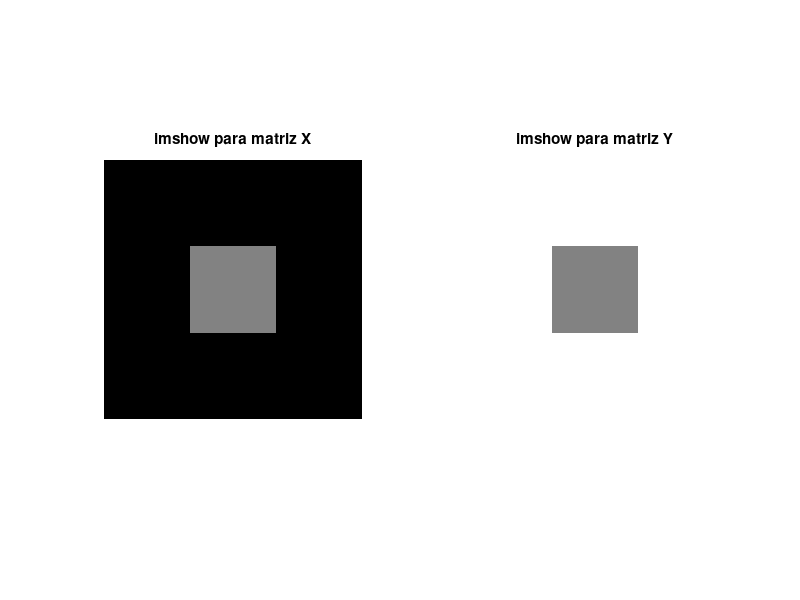
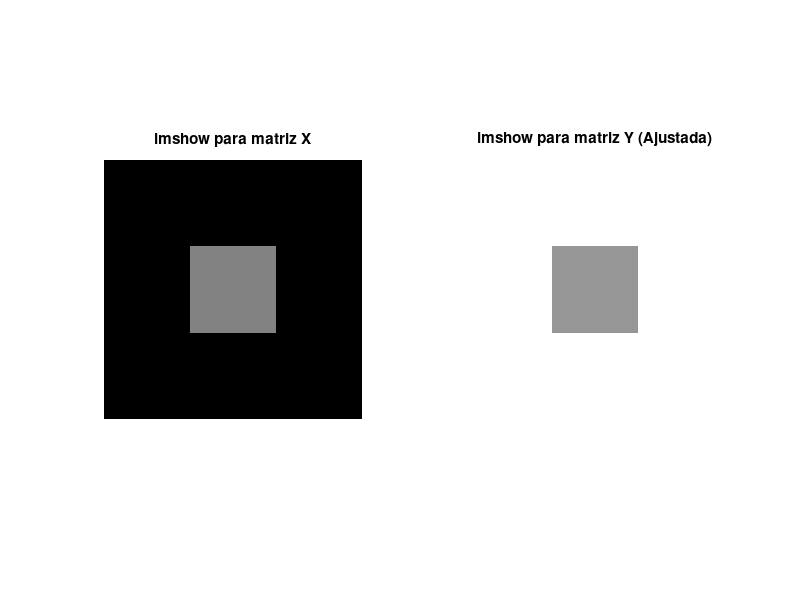

Write the MATLAB code that produced these figures, in order. (Note: this script raises an error after producing the figures.)

echo on;
% Processamento digital de imagens
% Lista 4: Image Perception

%%
%                  I. Luz, luminância, brilho e contraste
% 1. Contraste simultâneo: Observe lado a lado as imagens geradas pelas
% siguintes matrizes:

X = [0 0 0 0 0 0;
     0 0 0 0 0 0;
     0 0 .5 .5 0 0;
     0 0 .5 .5 0 0;
     0 0 0 0 0 0;
     0 0 0 0 0 0];

Y = [1 1 1 1 1 1;
     1 1 1 1 1 1;
     1 1 .5 .5 1 1;
     1 1 .5 .5 1 1;
     1 1 1 1 1 1;
     1 1 1 1 1 1];

% (usar o comando subplot). O que você observa? 

figure;
subplot(1, 2, 1);
imshow(X)
title('imshow para matriz X');
subplot(1, 2, 2);
imshow(Y)
title('imshow para matriz Y');

% Podemos observar que nas duas matrizes, embora tenham os mesmos
% valores em intensidade em relação à escala de cinzas, sob nossa
% percepção subjetiva do brilho que chega aos nossos olhos, observamos
% uma diferença na intensidade ou luminância do centro. Ao observar esta
% cor sob um contorno mais escuro, nossa resposta visual resultará em
% um centro que parece mais claro; efeito contrário ocorre quando
% observamos o centro sob níveis mais altos, ou seja, níveis de 1.
% Assim, ao fazer essa comparação visual com uma separação
% considerável entre os quadros, podemos observar uma diferença no
% brilho de cada centro, onde, se os valores estiverem mais próximos de 1,
% o contraste ou intensidade será mais escuro.

pause;
close(gcf);

%%
% Ajuste a valor dos 4 termos centrais da matriz Y de modo que os brilhos 
% dos 2 quadrados centrais pareçam iguais. Qual o novo valor dos termos 
% centrais? 

X = [0 0 0 0 0 0;
     0 0 0 0 0 0;
     0 0 .5 .5 0 0;
     0 0 .5 .5 0 0;
     0 0 0 0 0 0;
     0 0 0 0 0 0];

Y = [1 1 1 1 1 1;
     1 1 1 1 1 1;
     1 1 .5 .5 1 1;
     1 1 .5 .5 1 1;
     1 1 1 1 1 1;
     1 1 1 1 1 1];
Y(3:4, 3:4) = 0.59;
figure;
subplot(1, 2, 1);
imshow(X)
title('imshow para matriz X');
subplot(1, 2, 2);
imshow(Y)
title('imshow para matriz Y (Ajustada)');

% Podemos observar na variação de contrastes nos brilhos que, sob uma 
% perspectiva visual, e embora inicialmente os valores dos dois quadros 
% centrais estejam sob o mesmo valor, o que indicaria que deveriam ser 
% iguais, a percepção visual mostra que o quadro central da matriz X 
% parece mais claro e o da matriz Y mais oscuro. Portanto, se aumentarmos 
% o valor do quadro central na matriz Y, vamos observar um aumento no 
% brilho. Dessa forma, observa-se que ao aumentar gradualmente os níveis 
% centrais de Y, podemos obter uma perspectiva visual em que ambos os 
% quadros parecem iguais. Aproximadamente, um valor de 0.58 ou até 0.60 
% pode dar a impressão de semelhança visual entre os dois quadros centrais 
% de ambas as matrizes.
% A razão é que nossa percepção é sensível ao contraste de luminância, e 
% não aos próprios valores absolutos de luminância.
pause;
close(gcf);

%%
% Executem também as funções 'checkershadow' e 'cont_sim2', disponíveis em 
% ftp://ftp.lps.ufrj.br/pub/profs/eduardo/matlabimages, verificando
% os valores dos pixels. Comente

% Checkershadow
X = imread('images\checkershadow.jpg'); 
imshow(X); 
impixelinfo; 
imtool(X);

% Na imagem mostrada, podemos observar um efeito de ilusão causado pela
% sombra na imagem, onde notamos dois pontos, A e B, e um cilindro que
% gera a perspectiva de sombra no ponto B. Se analisarmos
% detalhadamente os dados dos pixels na imagem, observamos que tanto o
% quadro do ponto A quanto o do ponto B contêm os mesmos valores. Ou seja,
% ambos os quadros são idênticos, embora a olho nu pareçam diferentes. Isso
% se deve à perspectiva que temos ao observar o mesmo quadro sob
% diferentes tipos de brilho ou intensidade luminosa, onde, se o observarmos
% sob uma gama mais escura, perceberemos que o quadro é muito mais claro,
% e sob a perspectiva de uma área com maior luminância, notamos que o
% quadro é muito mais escuro. O mesmo efeito ocorre no ponto anterior,
% e se conseguirmos juntar os quadros do ponto A e do ponto B, vamos
% observar diretamente que ambos têm a mesma intensidade.

pause;
close(gcf);
%%
% Cont_sim2
function cont_sim2
    % Exibe uma ilusão de contraste simultâneo.
    
    % Carrega as imagens
    X1 = imread('images\img1.bmp'); 
    X2 = imread('images\img2.bmp'); 
    X3 = imread('images\img3.bmp'); 
    
    % Ajusta a terceira imagem
    X3(:,151) = X3(:,150); 
    
    % Cria uma matriz de preenchimento
    A = uint8(255 * ones(252, 8)); 
    
    % Combina X2, A e X3
    X4 = [X2, A, X3]; 
    
    % Cria uma matriz de fundo branca
    X5 = uint8(255 * ones(303, 302)); 
    X5(1:252, 1:151) = X2; 
    X5(52:303, 152:302) = X3; 
    
    % Centraliza e exibe a primeira imagem
    Y1 = centra(X1, 352, 352, 355); 
    imshow(Y1); 
    impixelinfo; 
    disp('Pressione qualquer tecla para continuar...'); 
    pause; 
    
    % Exibe a segunda imagem combinada
    figure; 
    Y4 = centra(X4, 352, 352, 355); 
    imshow(Y4); 
    impixelinfo; 
    disp('Pressione qualquer tecla para continuar...'); 
    pause; 
    
    % Exibe a terceira imagem combinada
    figure; 
    Y5 = centra(X5, 352, 352, 355); 
    imshow(Y5); 
    impixelinfo; 
    disp('FIM');
end

function Y = centra(X, m, n, level)
    % Cria uma imagem Y que corresponde à imagem X centralizada em uma
    % imagem m x n com nível de cinza "level".
    % X deve ser do tipo uint8.
    
    % Verifica se X é uint8, caso contrário, converte
    if ~isa(X, 'uint8')
        X = uint8(X);
    end
    
    % Cria a nova imagem Y preenchida com o nível de cinza especificado
    Y = uint8(level * ones(m, n));
    
    % Obtém o tamanho da imagem original X
    [mm, nn] = size(X);
    
    % Verifica se a nova matriz é grande o suficiente para conter a imagem original
    if m < mm || n < nn
        error('A nova matriz deve ser maior ou igual à imagem original.');
    end
    
    % Calcula os deslocamentos necessários para centralizar X em Y
    deltam = floor((m - mm) / 2);
    deltan = floor((n - nn) / 2);
    
    % Insere a imagem X centralizada na nova imagem Y
    Y(1 + deltam : deltam + mm, 1 + deltan : deltan + nn) = X;
end
cont_sim2;

% Nesta imagem, podemos observar duas figuras compostas por duas formas
% sobrepostas em tons de cinza. A primeira figura que aparece nos
% mostra uma composição de dois semicírculos, nos quais, para cada
% semicírculo, seu 'background' tem diferentes tipos de tom. A união dos
% semicírculos nos dá a perspectiva visual de que ambos têm as mesmas
% características e, analisando os valores de intensidade para cada um,
% observa-se que cada semicírculo é composto pelos mesmos tons de cinza.
% Embora se obtenha uma fusão entre duas tonalidades diferentes
% (uma clara e outra mais escura), é possível determinar a olho nu a
% intensidade do aro.

% Na segunda imagem, podemos observar uma separação vertical, onde, sob
% nossa perspectiva visual, observamos uma pequena variação na
% intensidade do semi-aro, o mesmo fenômeno que ocorre no ponto anterior
% com as matrizes X e Y. Nesse caso, observamos na parte clara uma
% tonalidade mais escura na metade do aro, enquanto na outra metade se
% pode observar um tom mais claro.

% Na última figura, observamos uma consistência entre o 'background' de
% cada um dos semicírculos ou semi-aros, formando uma figura como
% resultado da união do aro com a forma circular em seu centro. Isso
% cria uma interação nos contrastes com as áreas mais claras e escuras,
% formando uma sobreposição das formas e criando uma transição suave
% nas tonalidades, o que faz com que a perspectiva visual entre os tons
% resulte em uma semelhança significativa nessa união.

pause;
close(gcf);
%%
% 2. Bandas de Mach:
%   a) Gerar uma matriz de X, de dimenções 256x256, composta de 7 barras
%      verticais de nível de cinza constante. Este nível de cinza aumenta com
%      passo constante à medida que nos deslocamos da esquerda para a dereita na
%      imagem. A barra mais da esquerda possui valor 0 e a mais da dereita
%      possui 1. Mostrar a imagem correspondente com 256 níveis de cinza. O que
%      você observa? Explique.
linhas = 256;
colunas = 256;
barras = 7;
dimen_barras = colunas / barras;

X = zeros(linhas, colunas);

for i=1:barras
    valor_cinza = (i-1) / (barras - 1);
    col_inicio = round((i - 1) * dimen_barras) + 1;
    col_fim = round(i * dimen_barras);
    X(:, col_inicio:col_fim) = valor_cinza;
end
figure;
imshow(X);

title('Imagem com 7 Barras Verticais de Nível de Cinza Constante');

% Na imagem, observamos o efeito das bandas de Mach, onde estamos
% percebendo uma variação ou uma interação espacial com o brilho da
% imagem. Embora a luminância seja constante, esse fenômeno faz com que
% nossa percepção visual note algumas variações na mudança de nível
% na imagem, de modo que se pode observar uma transição de uma parte mais escura
% para uma linha mais clara. Assim, observamos que quando uma barra está mais
% próxima de uma barra mais escura, notamos uma tonalidade mais clara, e 
% quando está mais próxima de uma barra mais clara, vamos perceber uma tonalidade mais
% escura, o que gera um brilho aparentemente não uniforme. Isso produz o
% que é conhecido como inibição lateral, onde sensores como cones e 
% bastonetes reduzem a resposta em partes vizinhas a um estímulo. Ou seja, 
% quando detectamos altos níveis de brilho, os sensores em nossos olhos que detectam 
% essas altas frequências inibem aqueles que detectam baixas frequências e 
% vice-versa, o que é modulado pela forma como nosso cérebro processa a 
% informação visual, buscando realçar os contrastes e bordas para destacar 
% objetos e detalhes em nosso ambiente.

pause;
close(gcf);

%%
%   b) Gere uma umagem I, de tamanho 128x128, cujas colunas possuem um valor
%      constante que decresce uniformemente de 164 até 141 à medida que se vai
%      da esquerda para a dereita da imagem. Gere uma outra imagem colocando a
%      imagem I ao lado dela mesma, e dê o display. O que você observa? Comente.
%      Sugestão: use o comando meshgrid.
M = 128;
[X, ~] = meshgrid(linspace(164, 141, M), 1:M);
I = X;
I_duplicated = [I, I];
figure;
imshow(I_duplicated, []);

% Nesta imagem, podemos observar dois retângulos com gradientes suaves de 
% brilho, indo do branco no extremo esquerdo ao preto no extremo direito. 
% Embora ambas as imagens apresentem gradientes similares e estejam lado a 
% lado, pode surgir uma ilusão óptica que faz com que os níveis de brilho 
% nos bordos internos pareçam diferentes. Esse fenômeno é causado pela forma
% como nosso sistema visual percebe os contrastes adjacentes.

% Na imagem, a figura da direita parece mais clara do que a da esquerda 
% devido ao contraste com suas áreas vizinhas. Esse fenômeno é conhecido 
% como bandas de Mach, e ocorre quando há uma transição suave de tons. Onde 
% há um limite entre áreas mais escuras e claras, o cérebro tende a exagerar 
% essa diferença, fazendo com que a área próxima à escuridão pareça mais 
% clara, e a área próxima à luz pareça mais escura.

% Portanto, no caso presente, a transição da esquerda tem um fundo mais 
% escuro em comparação à direita, causando a percepção de que a figura à 
% direita é mais clara, mesmo que os gradientes sejam os mesmos. Isso 
% demonstra como a inibição lateral e a percepção de contraste nas bordas 
% afetam nossa interpretação visual. A inibição lateral ocorre quando cones 
% e bastonetes nos olhos reduzem a resposta em áreas vizinhas a um estímulo 
% de brilho, resultando em uma modulação que realça contrastes e bordas.

% Esse efeito é modulado pela forma como nosso cérebro processa a informação 
% visual, buscando realçar os contrastes e bordas para destacar objetos e 
% detalhes no ambiente. Mesmo que as duas imagens sejam efetivamente iguais 
% em relação ao seu gradiente de brilho, o posicionamento lado a lado pode 
% levar o cérebro a interpretar incorretamente diferenças em brilho ou sombra, 
% ilustrando um fenômeno comum na percepção visual.

pause;
close(gcf);

%%
%   c) Gere uma imagem formada por uma seqüencia de quadrados, cada um de
%      nivel de cinza constante, um dentro do outro. À medida que seu tamanho
%      decresce, o seu nivel de cinza cresce. Os níveis de cinza deverão variar
%      de zero a 255, com passo 16. O comprimento do lado dos quadrados decresce
%      com passo 16. O que você observa? Interprete. Sugestão: use o comando
%      meshgrid.

tamanho = 255; 
pasos = 16; 
img = zeros(tamanho);
[X, Y] = meshgrid(1:tamanho, 1:tamanho);

for i = 1:pasos
    nivel_cinza = (i) * pasos; 
    inicio = 1 + (i) * pasos / 2;
    final = tamanho - (i) * pasos / 2;
    mask = (X >= inicio & X <= final) & (Y >= inicio & Y <= final);
    img(mask) = nivel_cinza;
end

figure;
imshow(uint8(img));
title('Sequência de Quadrados Concêntricos com Níveis de Cinza Crescentes');

% En este punto, observamos las siguientes caracteristicas en la imagen 
% generada:
%
%   i) La imagen es observada a través de dos monitores diferentes, en el
%   cual uno consigue detectar con mayor presición la profundidad entre la
%   gana de colores o niveles muy bajos de luminancia, esto permite
%   observar diferentes tonos oscuros, por lo cual, al tener una imagen de
%   tamanho 255 dividida en pasos de 16, nos da un aproximado de 16 cuadros
%   pero dada la transcición de colores, observamos 16 variaciones de tonos.
%   Sin embargo, al observar la figura en un monitor donde la gamma de
%   grises es más limitada, se va a observar una combinación entre los
%   tonos más oscuros formando un solo tono de negro, lo que hace que se
%   pierdan detalles o las sombas en la imagen no sean visibles, esto se
%   debe a la no linealidad de nuestros ojos y que cada monitor presenta su
%   propina no linealidad lo que genera que la perspectiva visual varie
%   dependiendo de las caracteristicas del monitor.
%
%   ii) Dependiendo de la perspectiva, el angulo o distancia de visualización 
%   de la imagen, podemos observar el mismo efecto en el cual las gamas de tonos
%   más oscuras se combinan, por lo cual observamos un area oscura mucho
%   más grande.
%
%   iii) La transición de tonos y el contraste visual, forman un efecto de
%   profundidad, en el que la parte más clara emerge de la parte más oscura
%   lo que se puede ver como una 'piramide' observada desde la parte de
%   arriba. Por lo cual, cuando se disminuye significativamente el tamano
%   de la imagen, podemos observar mejor este efecto, por lo que también
%   podemos observar mayores zonas de transición en las escalas de colores,
%   observando así más de los 16 cuadrados observados con la imagen tamano
%   normal. Esto genera una perspetiva visual de luz y sombra, donde las
%   diagonales de la 'piramide' formada también se pueden observar como en
%   un efecto de iluminación.
pause;
close(gcf);

%%
% 3. Função de transferência do sistema visual:
%   a) Gerar uma matriz X, M x M com o elemento x_{mn} da seguinte forma:
%      x_{mn} = 256^(-(M-m)/(M-1))cos[(M-1)βπ*((49β)^(-(M-n)/(M-1)))/(log(49β))]

% Se o monitor do seu computador for 800×600, faça M = 400. Se a resolução 
% do seu terminal for menor, faça M = 256. β é e um fator entre 0 e 1. 
% Faça-o igual a 0.6. Importante: certifique-se de que cada pixel da imagem 
% corresponde a um pixel da tela.

M = 400;
beta = 0.6;

X = zeros(M,M);
echo off;
for m=1:M
    for n=1:M
        a = (M-1);
        b = log(49*beta);
        c = -(M-m)/(M-1);
        d = -(M-n)/(M-1);
        X(m, n) = 256 ^ c * cos(a*beta*pi*((49*beta)^d)/(b)); 
    end
end
figure;
imshow(X);
echo on;
% A imagem gerada ilustra como atua a resposta em frequência dos nossos olhos.
% Observamos uma série de linhas aparentemente com a mesma amplitude e diferentes
% frequências, pelas quais, à medida que a frequência aumenta, começamos a perder
% a capacidade de distinguir as linhas e observamos uma variação em relação à
% amplitude delas. Nesse caso, a informação visual que chega ao nosso cérebro
% permite interpretar de maneira totalmente diferente as baixas e altas frequências
% na imagem. Portanto, podemos interpretar melhor as áreas onde as frequências são
% mais baixas, enquanto nas áreas com frequências mais altas, observamos uma perda
% nos detalhes. Isso evidencia a existência de um filtro passa-baixas em nossos
% olhos, devido à capacidade de perceber melhor as baixas frequências.

pause;
close(gcf);

%%
%   b) Olhe a imagem correspondente a uma distância de 2 metros do monitor. 
%      O que você observa? Varie a distância e faça outras observações.
%
% Quando observamos a imagem a diferentes distâncias, neste caso, a uma 
% distância aproximada de 2 metros, notamos que na zona onde se encontram 
% as frequências mais altas, a amplitude das linhas diminui consideravelmente, 
% resultando em uma área mais escura do que quando observamos a imagem de perto. 
% Isso indica que a capacidade de resposta dos nossos olhos permite a passagem 
% de apenas um intervalo específico de frequências, enquanto atenua as demais, 
% gerando uma perspectiva de tons de cinza mais uniforme e dificultando o 
% reconhecimento das barras. O olho humano, ao atuar como um filtro passa-banda, 
% está otimizado para perceber melhor um intervalo específico de frequências 
% espaciais. Fora desse intervalo, tanto as frequências muito baixas quanto as 
% muito altas são menos perceptíveis, o que afeta como vemos detalhes em uma imagem.

pause;
%%
%   c) Calcule a frequência horizontal instantânea (entre 0 e π) para n = 1 e
%      n = M. Quais os correspondentes em ciclos/grau para uma distância de 
%      observação igual a 20 vezes a altura da imagem?

M = 400;
beta = 0.6;
syms n;
phi_n = (M-1) * beta * pi * (49 * beta)^(-(M-n)/(M-1)) / log(49 * beta);

freq_instantanea = diff(phi_n, n);
freq_n1 = double(subs(freq_instantanea, n, 1));
freq_nM = double(subs(freq_instantanea, n, M));

H_img = M;
dist_obs = H_img * 20;
ciclos_por_grau_1 = freq_n1 * (180 / pi) / distancia_observacao;
ciclos_por_grau_M = freq_nM * (180 / pi) / distancia_observacao;
fprintf('Frequência instantânea em radianos para n = 1: %.4f rad\n', freq_n1);
fprintf('Frequência instantânea em radianos para n = M: %.4f rad\n', freq_nM);
fprintf('Frequência para n = 1 em ciclos/grau: %.4f ciclos/grau\n', ciclos_por_grau_1);
fprintf('Frequência para n = M em ciclos/grau: %.4f ciclos/grau\n', ciclos_por_grau_M);

%%
%   d) Com base no item anterior, explique o que você observou no item 3b.

%%
%   e) Faça β = 1 e repita o item 3b. Idem para β = 2. Explique o 
%      comportamento anômalo.

% Para β = 1 e β = 2 
M = 400;
beta = [1, 2];
X = zeros(M, M);
figure;
echo off;
for i=1:2
    for m=1:M
        for n=1:M
            a = (M-1);
            b = log(49*beta(i));
            c = -(M-m)/(M-1);
            d = -(M-n)/(M-1);
            X(m, n) = 256 ^ c * cos(a*beta(i)*pi*((49*beta(i))^d)/(b)); 
        end
    end
    subplot(1, 2, i)
    imshow(X);
    title(['Grafico para β = ', num2str(beta(i))]);
end
echo on
for i = 1:2
    syms n;
    phi_n = (M-1) * beta(i) * pi * (49 * beta(i))^(-(M-n)/(M-1)) / log(49 * beta(i));
    
    freq_instantanea = diff(phi_n, n);
    
    freq_n1 = double(subs(freq_instantanea, n, 1));
    freq_nM = double(subs(freq_instantanea, n, M));
    
    altura_imagem = M;
    distancia_observacao = 20 * altura_imagem;
    ciclos_por_grau_1 = freq_n1 * (180 / pi) / distancia_observacao;
    ciclos_por_grau_M = freq_nM * (180 / pi) / distancia_observacao;
    
    fprintf('Para β = %.1f:\n', beta(i));
    fprintf('Frequência instantânea em radianos para n = 1: %.4f rad\n', freq_n1);
    fprintf('Frequência instantânea em radianos para n = M: %.4f rad\n', freq_nM);
    fprintf('Frequência para n = 1 em ciclos/grau: %.4f ciclos/grau\n', ciclos_por_grau_1);
    fprintf('Frequência para n = M em ciclos/grau: %.4f ciclos/grau\n', ciclos_por_grau_M);
end


%%
% 4. Mascaramento: Gere uma matriz Z de acordo com o seguinte procedimento:

msize = 14;
fsize = 2*msize*msize;
A = ones(fsize, 1);
b0 = zeros(1, msize);
b1 = ones(1, msize);
B = kron(b1, [b0, b1]);
X = A*B/2;
c = zeros(1, fsize);
for i=1:msize
    c(2*msize*(i-1)+i) = 1;
end
y = 1:fsize;
z = exp(-(log(256)/(2.5*fsize))*(fsize-y));
Y = z'*c;
Z = X+Y;

% Mostre a matriz Z resultante com 256 níveis de cinza. Observe a imagem de
% diversas distâncias. O que você pode concluir do observado?

figure;
imshow(Z);

% Na matriz Z resultante, observamos uma imagem com um padrão de linhas 
% pretas e cinzas. No meio das linhas de cor cinza, podemos observar uma 
% linha branca; cada uma delas tem a mesma amplitude, ou seja, o tamanho de 
% cada linha é igual. Observa-se que, na parte inferior, a linha é de cor 
% branca e vai escurecendo em direção à parte superior. Nesse padrão, podemos 
% observar como as linhas mais próximas do cinza geram um efeito óptico em que 
% parece que sua amplitude ou tamanho diminui, de modo que, à medida que sua 
% intensidade diminui, elas se combinam com sua parte cinza adjacente, enquanto 
% as linhas mais centrais conseguem manter sua amplitude ou tamanho normal.

% Devido à pequena diferença entre os contrastes, à medida que observamos a 
% imagem a diferentes distâncias, podemos ver como os tamanhos ou amplitudes das 
% linhas brancas ou de frequência mais alta diminuem, resultando em um padrão 
% inicial mais baixo que cresce até o centro (esquerda - centro) e diminui do 
% centro até o fim da imagem (centro - direita). Isso se deve à mínima 
% diferença que podemos perceber entre as frequências de cada linha. Esse 
% estímulo e percepção geram uma diferença entre os padrões que é pouco 
% perceptível, criando esse efeito de redução no tamanho das linhas.

pause;
close(gcf);
%%                      II Imagens coloridas
% 1. Sistemas de Cor.
%   a) Gere uma imagem, de dimensões 401 × 401, representando as cores geradas 
%      por pares (B − Y, R − Y ), para um dado valor fixo de luminância Y. 
%      O par (0, 0) corresponde ao centro da imagem e a R = G = B = Y; a 1a
%      coluna da imagem corresponde a cores com B = Bmin, isto é, com o menor 
%      valor da componente azul B; a última coluna da imagem corresponde a cores 
%      com B = Bmax, isto é, com o maior valor de B; a 1a linha da imagem 
%      corresponde a cores com R = Rmin, isto é, com o menor valor da componente
%      vermelha R; a última linha da imagem corresponde a cores com R = Rmax, 
%      isto é, com o maior valor de R. Note que os valores de B−Y e R−Y devem 
%      ser proporcionais às suas coordenadas, e, desta forma, 
%      (Bmin − Y ) = −(Bmax − Y ) e (Rmin − Y ) = −(Rmax − Y ).
%      Observe a imagem para vários valores de luminância, isto é, para o pixel 
%      do centro da imagem sendo desde branco até cinza escuro. Note que, para 
%      cada valor de luminância, os valores de Bmin, Bmax, Rmin e Rmax devem ser 
%      ajustados para que os valores de R, G e B estejam sempre entre zero e um.
%      Dica: Y = 0.299R + 0.587G + 0.114B


dim = 401; 
Y_values = [1, 0.5, 0.25, 0.1]; 

figure;
echo off;
for idx = 1:length(Y_values)
    Y = Y_values(idx);
    
    img = zeros(dim, dim, 3);
    Bmin = -1 + Y;
    Bmax = 1 + Y;
    Rmin = -1 + Y;
    Rmax = 1 + Y;
    
    for i = 1:dim
        for j = 1:dim
            B = Bmin + (Bmax - Bmin) * (j - 1) / (dim - 1);
            R = Rmin + (Rmax - Rmin) * (i - 1) / (dim - 1);
            % Cálculo de G a partir de Y = 0.299R + 0.587G + 0.114B
            G = (Y - 0.299 * R - 0.114 * B) / 0.587;
            R = max(0, min(1, R));
            G = max(0, min(1, G));
            B = max(0, min(1, B));
            img(i, j, :) = [R, G, B];
        end
    end
    subplot(2, 2, idx);
    imshow(img);
    title(['Imagem para Y = ', num2str(Y)]);
end
echo on;
% Vamos realizar uma comparação para 4 valores diferentes de luminância
% Y = [1, 0.5, 0.25, 0.1]. Para o primeiro caso, com um valor de luminância
% igual a 1, observamos no centro da imagem a cor branca, e também se observa
% uma saturação nas cores formadas, tornando-as muito mais vivas. Para valores
% de luminância de 0 a 1, no caso máximo, observamos que há uma grande quantidade
% de luz presente na imagem, resultando em cores mais brilhantes e saturadas. 
% No entanto, a presença do branco indica uma perda na pureza da cor.
% Portanto, cores mais afastadas do branco podem apresentar uma saturação 
% mais moderada.

% À medida que há uma diminuição na luminância, o branco começa a se combinar 
% com a gama de cores, o que gera uma menor saturação devido à presença do branco.
% Em áreas mais próximas ao branco, a pureza da cor começa a se perder, tornando 
% as cores mais apagadas. Para valores de Y = [0.25, 0.1], observamos que 
% as cores se tornam mais apagadas e tendem ao preto.

pause;
close(gcf);
%%
% 2. Resposta do sistema visual à informação de cor: Para a imagem MANDRILL 
%    fazer o seguinte:

%       a) Carregá-la e visualizá-la
mandrill = imread('images\mandrill.tif');
figure;
imshow(mandrill);


%%
%       b) Transformá-la, ou de RGB para YIQ (usando o comando rgb2ntsc), 
%          ou para YCbCr (usando o comando rgb2ycbcr).

mandrillYQI = rgb2ntsc(mandrill);
mandrillYCbCr = rgb2ycbcr(mandrill);
figure;
subplot(1,2,1);
imshow(mandrillYQI);
title('RGB para YIQ');
subplot(1,2,2);
imshow(mandrillYCbCr);
title('RGB para YCbCr');
% YIQ:
% Para esta transformação, observamos uma forte presença das cores vermelha
% e verde. Considerando que há muitos cores na imagem original que apresentam 
% uma grande saturação, o espaço de cor YIQ lida com a informação de luminância 
% e crominância. O predomínio do vermelho pode ser devido à forma como o canal 
% I (in-phase) e Q (quadrature) codificam a informação de cor em YIQ, onde 
% certos tons são mais realçados do que outros.

% YCbCr:
% Para este tipo de formato, Y refere-se à luminância da imagem, enquanto 
% Cb e Cr são as diferenças de crominância das cores azul e vermelho. No caso 
% desta transformação, observamos uma maior variação nas cores da imagem, e 
% ela parece mais natural em comparação com a conversão YIQ. A distribuição 
% de cores em YCbCr tende a manter um melhor equilíbrio, refletindo como 
% percebemos o brilho e as cores, mantendo mais detalhes e uma melhor 
% percepção.
pause;
close(gcf);
%%
%       c) Gerar o filtro gaussiano com a seguinte resposta ao impulso:
%               h(m,n) = α*exp(-(m^2 + n^2)/2σ^2), -N ≤ m,n ≤ N
%          onde α é tal que h(m, n) não altera a média da imagem filtrada. 
%          Repita os passos a seguir para N = 9 e para σ^2 = 1, 10 e 100.
%           i) Filtre apenas a luminância da imagem (use a função filter2 
%              com a opção ’same’) e visualize o resultado (use imshow(RGB), 
%              onde RGB é um array tridimensional contendo R, G e B, isto é 
%              RGB(:,:,1)=R; RGB(:,:,2)=G; RGB(:,:,3)=B).
%           ii) Filtre apenas as crominâncias (ou I e Q ou Cb e Cr) e 
%               visualize o resultado (usando as funções ntsc2rgb ou ycbcr2rgb).
%    
%    Explique o fenômeno observado. Discuta também de que forma ele influencia 
%    o projeto de sistemas de visualização de imagens, como, por exemplo, a 
%    televisão.

N = 9;
sigma2_values = [1, 10, 100];

% Criar um plot com subplots
figure;
echo off;
for i = 1:length(sigma2_values)
    sigma2 = sigma2_values(i);
    sigma = sqrt(sigma2);
    [X, Y] = meshgrid(-N:N, -N:N);
    h = exp(-(X.^2 + Y.^2) / (2 * sigma^2));
    h = h / sum(h(:));  % Normalizar para não alterar a média da imagem
    
    % Filtrar a luminância (Y)
    mandrill_luminance = mandrillYCbCr(:,:,1);
    filtered_luminance = filter2(h, mandrill_luminance, 'same');
    
    % Reconstruir a imagem com luminância filtrada
    mandrillYCbCr_filtered = cat(3, filtered_luminance, mandrillYCbCr(:,:,2), mandrillYCbCr(:,:,3));
    mandrillYCbCr_filtered_rgb = ycbcr2rgb(mandrillYCbCr_filtered);
    
    % Mostrar a imagem com a luminância filtrada
    subplot(2, 3, i);
    imshow(mandrillYCbCr_filtered_rgb);
    title(['Luminância \sigma^2 = ', num2str(sigma2)]);
    
    % Filtrar as crominâncias (Cb e Cr)
    filtered_Cb = filter2(h, mandrillYCbCr(:,:,2), 'same');
    filtered_Cr = filter2(h, mandrillYCbCr(:,:,3), 'same');
    
    % Reconstruir a imagem com crominâncias filtradas
    mandrillYCbCr_filtered_chrom = cat(3, mandrillYCbCr(:,:,1), filtered_Cb, filtered_Cr);
    mandrillYCbCr_filtered_chrom_rgb = ycbcr2rgb(mandrillYCbCr_filtered_chrom);
    
    % Mostrar a imagem com as crominâncias filtradas
    subplot(2, 3, i + 3);
    imshow(mandrillYCbCr_filtered_chrom_rgb);
    title(['Crominâncias \sigma^2 = ', num2str(sigma2)]);
end
echo on;

% Análise dos Efeitos do Aumento da Luminância nas Imagens:
%
% 1. Luminância σ^2 = 1: Nesta imagem, todos os detalhes são claramente
%    visíveis. O brilho é moderado, permitindo uma boa percepção das cores 
%    e das texturas, mantendo a qualidade da imagem alta.
%
% 2. Luminância σ^2 = 10: Ao aumentar a luminância para este nível, há um 
%    aumento perceptível no brilho. Isso resulta em uma perda de qualidade, 
%    onde os detalhes da imagem começam a se desvanecer. Embora a resolução
%    aparente possa parecer maior devido ao aumento do brilho, a imagem 
%    perde nitidez e precisão.
%
% 3. Luminância σ^2 = 100: Com um valor tão alto de luminância, a imagem se 
%    torna ainda mais borrada e perde detalhes significativos. O brilho 
%    elevado causa uma saturação perceptível, o que resulta em uma menor 
%    qualidade visual. Este aumento de brilho também pode levar a um maior 
%    cansaço visual, uma vez que os olhos precisam se adaptar constantemente
%    aos contrastes exagerados e à falta de definição clara na imagem.
%
% O aumento da luminância em uma imagem, representado pelos valores crescentes 
% de σ^2, leva a um aumento no brilho, mas a um custo significativo de qualidade 
% visual. Detalhes importantes são perdidos e a imagem torna-se mais saturada 
% e borrada. Além disso, níveis muito altos de luminância podem causar desconforto 
% visual, pois os olhos precisam se adaptar aos altos contrastes, o que pode 
% ser cansativo e prejudicar a clareza de percepção. Portanto, é essencial 
% um equilíbrio adequado na luminância para preservar a qualidade da imagem 
% e o conforto visual.

% Análise dos Efeitos do Aumento da Crominância nas Imagens:
%
% 1. Crominância σ^2 = 1: Nesta imagem, as cores são bem equilibradas e os 
%    detalhes são claramente visíveis. A saturação é moderada, resultando 
%    em uma aparência natural, onde a percepção das cores e das texturas é 
%    mantida de forma clara.
%
% 2. Crominância σ^2 = 10: Com um aumento da crominância, há uma intensificação 
%    nas cores. As áreas coloridas da imagem, como o rosto do mandril, 
%    tornam-se mais saturadas. Isso aumenta a vivacidade, mas pode começar 
%    a reduzir a naturalidade, tornando a imagem visualmente mais intensa 
%    e, em alguns casos, exagerada.
%
% 3. Crominância σ^2 = 100: Neste nível de crominância, as cores estão 
%    extremamente saturadas. A imagem exibe cores muito vívidas, que podem 
%    parecer artificialmente exageradas. Essa super saturação pode levar à 
%    perda de detalhes finos e criar áreas onde as cores parecem se fundir, 
%    reduzindo a nitidez geral e aumentando o cansaço visual ao observar a 
%    imagem por longos períodos.
%
% Aumentar a crominância em uma imagem intensifica a saturação das cores, 
% tornando-as mais vívidas e, potencialmente, mais atraentes visualmente em 
% doses moderadas. No entanto, níveis excessivos de crominância, como visto 
% com σ^2 = 100, podem resultar em uma aparência artificial e perda de 
% qualidade visual devido à super saturação. Portanto, é importante encontrar 
% um equilíbrio para preservar a naturalidade das cores e a qualidade dos 
% detalhes na imagem, garantindo ao mesmo tempo uma experiência visual 
% confortável.

%%
% 3. Para cada uma das imagens CAPE, MANDRILL, CLOWN e TREES, com o auxílio 
%    dos comandos subplot e rgb2ycbcr, mostrar as matrizes de R, G e B 
%    juntamente com as de Y, Cb e Cr, como se cada uma fosse uma imagem em 
%    níveis de cinza (notar que os elementos de Cb e Cr podem assumir valores 
%    negativos). O que você conclui? Discuta as vantagens e desvantagens de 
%    cada representação. Faça o mesmo para as componentes Y, I e Q (use a 
%    função rgb2ntsc).

CAPE = imread('images\cape.tif');
MANDRILL = imread('images\mandrill.tif');
CLOWN = imread('images\clown.tif');
TREES = imread('images\trees.tif');

figure;
subplot(2, 2, 1);
imshow(CAPE);
subplot(2, 2, 2);
imshow(MANDRILL);
subplot(2, 2, 3);
imshow(CLOWN);
subplot(2, 2, 4);
imshow(TREES);
%------------------------ Para CAPE-----------------------------------
R_cape = CAPE(:,:,1);
G_cape = CAPE(:,:,2);
B_cape = CAPE(:,:,3);

YCbCr_Cape = rgb2ycbcr(CAPE);
Y_cape = YCbCr_Cape(:,:,1);
Cb_cape = YCbCr_Cape(:,:,2);
Cr_cape = YCbCr_Cape(:,:,3);

YIQ_Cape = rgb2ntsc(CAPE);
Yi_cape = YIQ_Cape(:,:,1);
I_cape = YIQ_Cape(:,:,2);
Q_cape = YIQ_Cape(:,:,3);



figure;
%----------RGB------------
subplot(3, 3, 1);
imshow(R_cape, []);
title('Para CAPE R');
subplot(3, 3, 2);
imshow(G_cape, []);
title('Para CAPE G');
subplot(3, 3, 3);
imshow(B_cape, []);
title('Para CAPE B');
%-------------YCbCr----------------
subplot(3, 3, 4);
imshow(Y_cape, []);
title('Para CAPE Y');
subplot(3, 3, 5);
imshow(Cb_cape, []);
title('Para CAPE Cb');
subplot(3, 3, 6);
imshow(Cr_cape, []);
title('Para CAPE Cr');
%-------------YIQ-----------------
subplot(3, 3, 7);
imshow(Yi_cape, []);
title('Para CAPE Y');
subplot(3, 3, 8);
imshow(I_cape, []);
title('Para CAPE I');
subplot(3, 3, 9);
imshow(Q_cape, []);
title('Para CAPE Q');


%--------------------Para MANDRILL ----------------------------------------
R_Mandrill = MANDRILL(:,:,1);
G_Mandrill = MANDRILL(:,:,2);
B_Mandrill = MANDRILL(:,:,3);

YCbCr_Mandrill = rgb2ycbcr(MANDRILL);
Y_Mandrill = YCbCr_Mandrill(:,:,1);
Cb_Mandrill = YCbCr_Mandrill(:,:,2);
Cr_Mandrill = YCbCr_Mandrill(:,:,3);

YIQ_Mandrill = rgb2ntsc(MANDRILL);
Yi_Mandrill = YIQ_Mandrill(:,:,1);
I_Mandrill = YIQ_Mandrill(:,:,2);
Q_Mandrill = YIQ_Mandrill(:,:,3);

figure;
%----------RGB------------
subplot(3, 3, 1);
imshow(R_Mandrill, []);
title('Para MANDRILL R');
subplot(3, 3, 2);
imshow(G_Mandrill, []);
title('Para MANDRILL G');
subplot(3, 3, 3);
imshow(B_Mandrill, []);
title('Para MANDRILL B');
%-------------YCbCr----------------
subplot(3, 3, 4);
imshow(Y_Mandrill, []);
title('Para MANDRILL Y');
subplot(3, 3, 5);
imshow(Cb_Mandrill, []);
title('Para MANDRILL Cb');
subplot(3, 3, 6);
imshow(Cr_Mandrill, []);
title('Para MANDRILL Cr');
%-------------YIQ-----------------
subplot(3, 3, 7);
imshow(Yi_Mandrill, []);
title('Para MANDRILL Y');
subplot(3, 3, 8);
imshow(I_Mandrill, []);
title('Para MANDRILL I');
subplot(3, 3, 9);
imshow(Q_Mandrill, []);
title('Para MANDRILL Q');

%----------------------Para CLOWN---------------------------------------
R_Clown = CLOWN(:,:,1);
G_Clown = CLOWN(:,:,2);
B_Clown = CLOWN(:,:,3);

YCbCr_Clown = rgb2ycbcr(CLOWN);
Y_Clown = YCbCr_Clown(:,:,1);
Cb_Clown = YCbCr_Clown(:,:,2);
Cr_Clown = YCbCr_Clown(:,:,3);

YIQ_Clown = rgb2ntsc(CLOWN);
Yi_Clown = YIQ_Clown(:,:,1);
I_Clown = YIQ_Clown(:,:,2);
Q_Clown = YIQ_Clown(:,:,3);

figure;
%----------RGB------------
subplot(3, 3, 1);
imshow(R_Clown, []);
title('Para CLOWN R');
subplot(3, 3, 2);
imshow(G_Clown, []);
title('Para CLOWN G');
subplot(3, 3, 3);
imshow(B_Clown, []);
title('Para CLOWN B');
%-------------YCbCr----------------
subplot(3, 3, 4);
imshow(Y_Clown, []);
title('Para CLOWN Y');
subplot(3, 3, 5);
imshow(Cb_Clown, []);
title('Para CLOWN Cb');
subplot(3, 3, 6);
imshow(Cr_Clown, []);
title('Para CLOWN Cr');
%-------------YIQ-----------------
subplot(3, 3, 7);
imshow(Yi_Clown, []);
title('Para CLOWN Y');
subplot(3, 3, 8);
imshow(I_Clown, []);
title('Para CLOWN I');
subplot(3, 3, 9);
imshow(Q_Clown, []);
title('Para CLOWN Q');

%-------------------------Para TREES--------------------------------------
R_Trees = TREES(:,:,1);
G_Trees = TREES(:,:,2);
B_Trees = TREES(:,:,3);

YCbCr_Trees = rgb2ycbcr(TREES);
Y_Trees = TREES(:,:,1);
Cb_Trees = TREES(:,:,2);
Cr_Trees = TREES(:,:,3);

YIQ_Trees = rgb2ntsc(TREES);
Yi_Trees = TREES(:,:,1);
I_Trees = TREES(:,:,2);
Q_Trees = TREES(:,:,3);

figure;
%----------RGB------------
subplot(3, 3, 1);
imshow(R_Trees, []);
title('Para TREES R');
subplot(3, 3, 2);
imshow(G_Trees, []);
title('Para TREES G');
subplot(3, 3, 3);
imshow(B_Trees, []);
title('Para TREES B');
%-------------YCbCr----------------
subplot(3, 3, 4);
imshow(Y_Trees, []);
title('Para TREES Y');
subplot(3, 3, 5);
imshow(Cb_Trees, []);
title('Para TREES Cb');
subplot(3, 3, 6);
imshow(Cr_Trees, []);
title('Para TREES Cr');
%-------------YIQ-----------------
subplot(3, 3, 7);
imshow(Yi_Trees, []);
title('Para TREES Y');
subplot(3, 3, 8);
imshow(I_Trees, []);
title('Para TREES I');
subplot(3, 3, 9);
imshow(Q_Trees, []);
title('Para TREES Q');

% Matrizes dos componentes RGB
%
% Vantagens: É uma das representações mais comuns, sendo o formato padrão 
% de cores. Cada canal representa uma cor (vermelho, verde e azul), o que é 
% fácil de visualizar e manipular.
% Desvantagens: Não é o ideal para processamentos como compressão ou análise 
% de características importantes, pois cada canal pode conter muita 
% redundância de informação.

% Matrizes dos componentes YCbCr
%
% Representação Y
% Vantagens: Separa a informação de luminosidade da informação de cor, o 
% que permite maior eficiência em compressão de imagens. Também facilita
% a manipulação de brilho sem alterar as cores.
% Desvantagens: Pode ser mais complicado para processar diretamente, pois 
% exige conversão de e para o espaço de cores RGB.
%
% Representação Cb e Cr
% Vantagens: Utilizadas em formatos de compressão de vídeo e imagem, esses 
% canais contêm informações de cor e permitem uma compressão mais eficiente, 
% já que o olho humano é menos sensível à cor do que à luminosidade.
% Desvantagens: Sem o canal de luminância (Y), as informações de cor podem 
% não ser intuitivas, tornando difícil a visualização direta da imagem.
%
% Matrizes dos componentes YIQ
%
% Vantagens: O espaço de cores YIQ, utilizado em transmissões de TV NTSC, 
% foi projetado para maximizar a percepção humana de luminância (Y) e 
% minimizar a importância de crominância (I e Q). Isso permite compressão 
% eficiente em sistemas de transmissão.
% Desvantagens: A visualização direta dos canais I e Q pode ser confusa, 
% já que são menos intuitivos que os canais RGB.


pause;

echo off;

